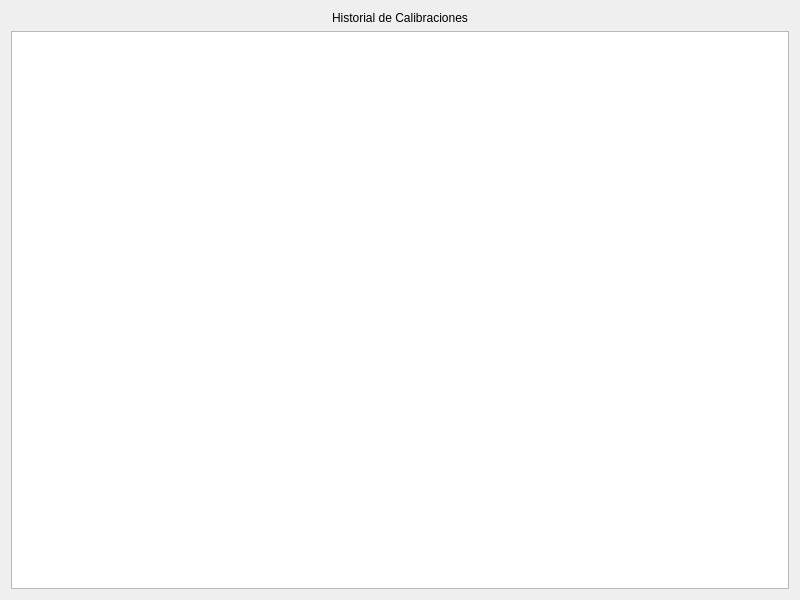
<?xml version="1.0" encoding="UTF-8"?>
<ui version="4.0">
 <class>HistorialDialog</class>
 <widget class="QDialog" name="HistorialDialog">
  <property name="geometry">
   <rect>
    <x>0</x>
    <y>0</y>
    <width>800</width>
    <height>600</height>
   </rect>
  </property>
  <property name="windowTitle">
   <string>Diálogo</string>
  </property>
  <layout class="QVBoxLayout" name="verticalLayout">
   <item>
    <widget class="QLabel" name="label">
     <property name="text">
      <string>Historial de Calibraciones</string>
     </property>
     <property name="alignment">
      <set>Qt::AlignmentFlag::AlignCenter</set>
     </property>
    </widget>
   </item>
   <item>
    <widget class="QTableWidget" name="tablaHistorial"/>
   </item>
  </layout>
 </widget>
 <resources/>
 <connections/>
</ui>
